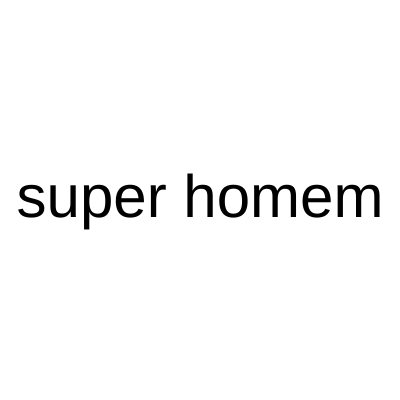
Frame 1 (no input)
Frame 60 (no input): identical to frame 1, image omitted
Frame 120 (the mouse pressed at the canvas centre since frame 60): identical to frame 1, image omitted

The p5.js sketch that drew this single still picture (run headless with seeded random() and noise() and a simulated clock; from frame 60 on, the mouse is pressed at the canvas centre):

// p5.js sketch
// ── sketch.js
function setup() {
    createCanvas(400, 400);
  }
  
  function draw() {
    background("white");
    textAlign (CENTER, CENTER) 
    textSize(60)
    fill ("black")
    let palavra = "super homem" 
    text(palavra, 200,200)
    
  }
